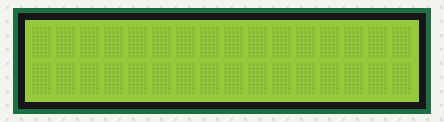
Recording of a sketch running on a simulated Arduino Mega 2560, built with avr-gcc and run on an emulated ATmega2560. Shown: 16×2 character LCD.

Above: at 0.1 s.
At 1.1 s:
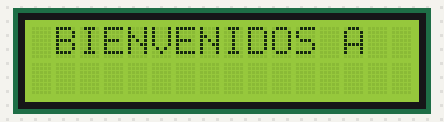
At 2.1 s:
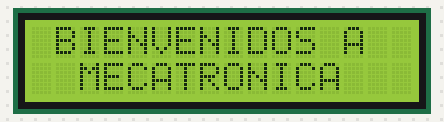

Measured:
- by itself, everything shown: repeats every 3.0 s, in 3 steps
- what the display in image 1 shows lasts 1.0 s, from 1.1 s to 2.1 s

The sketch:

lcd_mec.ino
```cpp
#include <LiquidCrystal.h>
LiquidCrystal lcd (30, 31, 34, 35, 36, 37);//Rs, E, d4,d5,d6,d7. I pin RW se conecta a negativo

void setup() {
 lcd.begin (16, 2); //columnas, filas
 lcd.clear ();
}

void loop() {
  delay (1000);
 lcd.setCursor (1, 0); //columnas, filas
 lcd.print ("BIENVENIDOS A");
 delay(1000);
 lcd.setCursor (2, 1);
 lcd.print ("MECATRONICA");
 delay(1000);
 lcd.clear();

}
```
